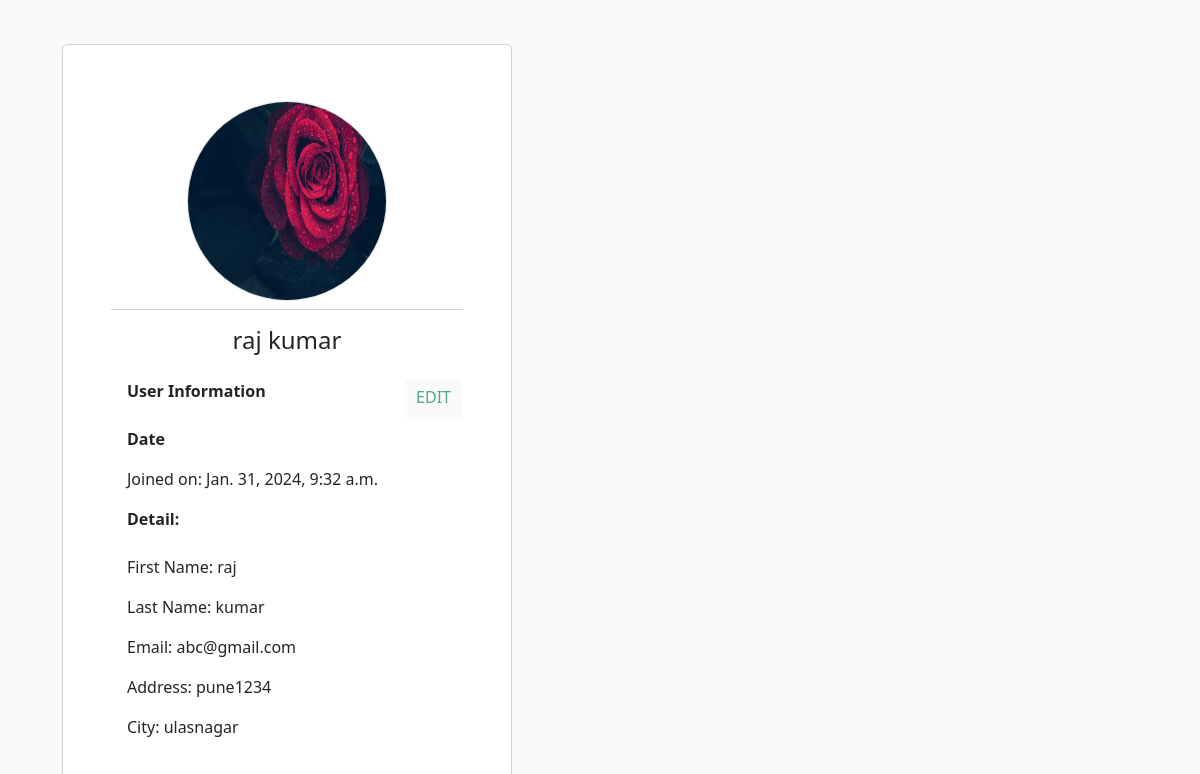
Screenshot of /single_user/14 with the database file from the repository.
### app/models.py (models this page shows, shortened)
class Record(models.Model):
	photo = models.ImageField(upload_to="images",null=True,blank=True)
	created_at = models.DateTimeField(auto_now_add=True)
	first_name = models.CharField(max_length=50)
	last_name =  models.CharField(max_length=50)
	email =  models.CharField(max_length=100)
	phone = models.CharField(max_length=15)
	address =  models.CharField(max_length=100)
	city =  models.CharField(max_length=50)
	state =  models.CharField(max_length=50)
	zipcode =  models.CharField(max_length=20)

### app/views.py (the view, shortened to what this page needs)
# urls.py: path('single_user/<int:pk>',single_user,name='single_user'),
def single_user(request, pk):
    rec = Record.objects.get(id=pk)
    return render(request, 'single_user.html', {'re': rec})

### templates/single_user.html (shortened to what this page needs)
{% extends 'base.html' %}
{% block content %}
<head>
</head>
<div class="card px-5 py-5" style="max-width: 450px; margin: 20px;">
    <div class="card-header bg-white text-center">
        <div class="name text-center position-relative">
            {% if re.photo %}
            <img src="{{re.photo.url}}" alt="" class="rounded-circle bg-body-secondary border border-6 border-body-secondary " style="height: 200px; width: 200px">
            {% else %}
            <img src="" alt="" class="rounded-circle bg-body-secondary" style="height: 200px; width: 200px">
            <span class="position-absolute top-50 start-50 translate-middle fw-bold text-secondary" style="font-size: 40px;">{{re.first_name.0 | upper }}{{re.last_name.0 | upper }}</span>
            {% endif %}
        </div>
    </div>
    <div class="card-body text-center">
        <h4>{{ re.first_name }} {{ re.last_name }}</h4>
    </div>
    <div class="d-flex justify-content-between">
     <p class="text-dark fw-bold px-3">User Information</p>
    <a id="edit_user" class="btn btn-light border-0 btn-outline-success opacity-75" data-bs-toggle="modal" data-bs-target="#edit_user-{{record.id}}">
                <path d="M12.146.146a.5.5 0 0 1 .708 0l3 3a.5.5 0 0 1 0 .708l-10 10a.5.5 0 0 1-.168.11l-5 2a.5.5 0 0 1-.65-.65l2-5a.5.5 0 0 1 .11-.168zM11.207 2.5 13.5 4.793 14.793 3.5 12.5 1.207zm1.586 3L10.5 3.207 4 9.707V10h.5a.5.5 0 0 1 .5.5v.5h.5a.5.5 0 0 1 .5.5v.5h.293zm-9.761 5.175-.106.106-1.528 3.821 3.821-1.528.106-.106A.5.5 0 0 1 5 12.5V12h-.5a.5.5 0 0 1-.5-.5V11h-.5a.5.5 0 0 1-.468-.325"/>
              </svg>EDIT</a>
    </div>
    <ul class="list-group list-group-flush text-center border-0">
        <li class="list-group-item text-start fw-bold" >Date</li>
        <li class="list-group-item text-start " >Joined on: {{ re.created_at }}</li>
        <li class="list-group-item text-start fw-bold" >Detail: </li>
        <li class="list-group-item text-start mt-2">First Name: {{ re.first_name }}</li>
        <li class="list-group-item text-start">Last Name: {{ re.last_name }}</li>
        <li class="list-group-item text-start">Email: {{ re.email }}</li>
        <li class="list-group-item text-start">Address: {{ re.address }}</li>
        <li class="list-group-item text-start">City: {{ re.city }}</li>
    </ul>
</div>
{%  endblock %}

### templates/single_user.html (style rules this page uses)
.name { position: relative; }
.name img { display: block; margin: 0 auto; }
.list-group-item { border:none; }

### rows the page displays
Record: photo (picture), first_name "raj", last_name "kumar", created_at "Jan. 31, 2024, 9:32 a.m.", email "abc@gmail.com", address "pune1234", city "ulasnagar"
